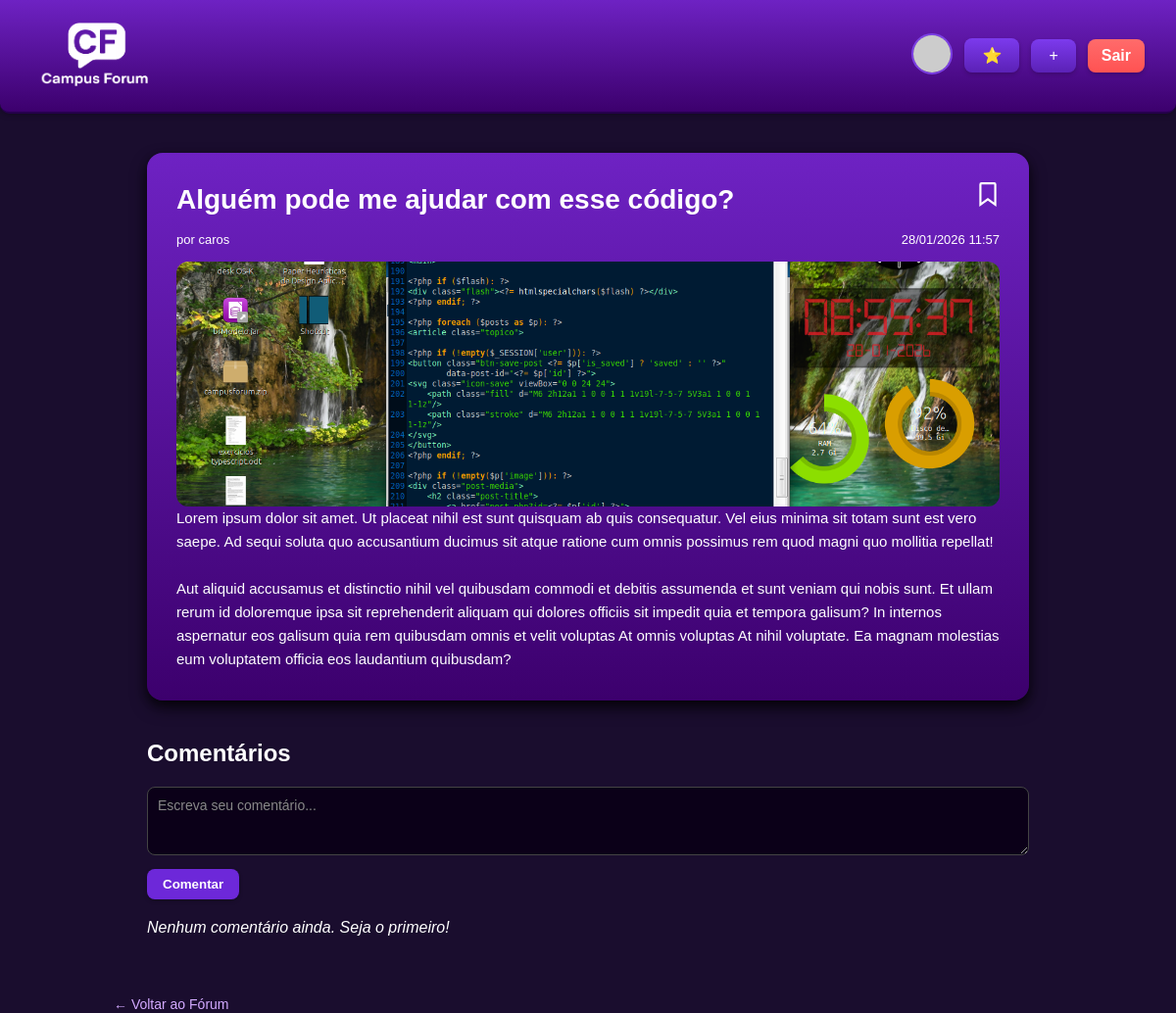
/pergunta.php?id=9 (signed in), run on the app's committed database.
### tables this page shows
CREATE TABLE `posts` (
  `id` int(11) NOT NULL,
  `user_id` int(11) NOT NULL,
  `title` varchar(255) NOT NULL,
  `content` text NOT NULL,
  `image` varchar(255) DEFAULT NULL,
  `created_at` timestamp NOT NULL DEFAULT current_timestamp()
);

CREATE TABLE `users` (
  `id` int(11) NOT NULL,
  `username` varchar(100) NOT NULL,
  `email` varchar(150) NOT NULL,
  `password` varchar(255) NOT NULL,
  `created_at` timestamp NOT NULL DEFAULT current_timestamp()
);

### pergunta.php (the view, shortened to what this page needs)
<?php
$mysqli = db_connect();
$post_id = (int)($_GET['id'] ?? 0);
$stmt = $mysqli->prepare("
    SELECT p.*, u.username
    FROM posts p
    JOIN users u ON u.id = p.user_id
    WHERE p.id = ?
");
$stmt->bind_param('i', $post_id);
$stmt->execute();
$result = $stmt->get_result();
$post = $result->fetch_assoc();
$is_saved = false;
if (!empty($_SESSION['user'])) {
    $uid = $_SESSION['user']['id'];
    $chk = $mysqli->prepare("
        SELECT 1
        FROM saved_posts
        WHERE user_id = ? AND post_id = ?
    ");
    $chk->bind_param('ii', $uid, $post_id);
    $chk->execute();
    $chk->store_result();
    $is_saved = $chk->num_rows > 0;
}
$image_path = '';
if (!empty($post['image'])) {
    $image_path = '/campusforumatl/uploads/posts/' . $post['image'];
}
$cstmt = $mysqli->prepare("
    SELECT c.*, u.username,
    COALESCE(COUNT(DISTINCT cl.id), 0) as likes,
    COALESCE(COUNT(DISTINCT cd.id), 0) as dislikes
    FROM comments c
    JOIN users u ON u.id = c.user_id
    LEFT JOIN comment_likes cl ON cl.comment_id = c.id
    LEFT JOIN comment_dislikes cd ON cd.comment_id = c.id
    WHERE c.post_id = ?
    GROUP BY c.id
    ORDER BY c.created_at ASC
");
$cstmt->bind_param('i', $post_id);
$cstmt->execute();
$comments = $cstmt->get_result()->fetch_all(MYSQLI_ASSOC);
$user_likes = [];
$user_dislikes = [];
?>
<!doctype html>
<html lang="pt-br">
<head>
<link rel="stylesheet" href="styles.css">
<link rel="stylesheet" href="index_style.css">
<link rel="stylesheet" href="post_style.css">
<header>
    <a href="/campusforumatl/index.php">
        <img src="/campusforumatl/campusforumlogox.png" width="140" alt="Campus Forum">
    </a>
    <div class="search-box"></div>
    <nav class="nav-user">
<?php if (!empty($_SESSION['user'])): ?>
    <?php
    $uid = $_SESSION['user']['id'];
    $q = $mysqli->prepare("SELECT avatar FROM users WHERE id = ?");
    $q->bind_param("i", $uid);
    $q->execute();
    $u = $q->get_result()->fetch_assoc();
    $avatar = !empty($u['avatar'])
        ? "/campusforumatl/uploads/avatars/".$u['avatar']
        : "https://ui-avatars.com/api/?name=".urlencode($_SESSION['user']['username'])."&background=7b3fe4&color=fff";
    ?>
    <a href="perfil.php" class="avatar-link">
        <img src="<?= htmlspecialchars($avatar) ?>" class="nav-avatar">
    </a>
    <a href="salvos.php" class="btn-novo">⭐</a>
    <a href="create_pergunta.php" class="btn-novo">+</a>
    <a href="logout.php" class="btn-logout">Sair</a>
<?php else: ?>
    <a href="login.php" class="btn-novo">Entrar</a>
    <a href="register.php" class="btn-novo">Registrar</a>
<?php endif; ?>
</nav>
</header>
<div class="post-container">
    <?php if (!empty($_SESSION['user'])): ?>
    <button class="btn-save-post <?= $is_saved ? 'saved' : '' ?>" data-post-id="<?= $post_id ?>">
        <svg class="icon-save" viewBox="0 0 24 24">
            <path class="fill" d="M6 2h12a1 1 0 0 1 1 1v19l-7-5-7 5V3a1 1 0 0 1 1-1z"/>
            <path class="stroke" d="M6 2h12a1 1 0 0 1 1 1v19l-7-5-7 5V3a1 1 0 0 1 1-1z"/>
        </svg>
    </button>
    <?php endif; ?>
    <h1><?= htmlspecialchars($post['title']) ?></h1>
    <div class="post-meta">
        <span>por <?= htmlspecialchars($post['username']) ?></span>
        <span><?= date('d/m/Y H:i', strtotime($post['created_at'])) ?></span>
    </div>
    <?php if ($image_path): ?>
    <div class="post-image">
        <img src="<?= htmlspecialchars($image_path) ?>" alt="Imagem do post">
    </div>
    <?php endif; ?>
    <div>
        <?= nl2br(htmlspecialchars($post['content'])) ?>
    </div>
</div>
<div class="comments-container" style="max-width:900px;margin:20px auto 60px auto;">
    <h2>Comentários</h2>
    <?php if (!empty($_SESSION['user'])): ?>
    <form method="post" style="margin-bottom:20px;">
        <textarea name="comment" rows="3"
                  style="width:100%;padding:10px;border-radius:8px;border:1px solid #444;background:#0b0018;color:#fff;"
                  placeholder="Escreva seu comentário..."></textarea>
        <button type="submit"
                style="margin-top:10px;padding:8px 16px;border:none;border-radius:8px;background:#6d28d9;color:#fff;cursor:pointer;">
            Comentar
        </button>
    </form>
    <?php else: ?>
        <p>Você precisa <a href="login.php">entrar</a> para comentar.</p>
    <?php endif; ?>
    <?php if ($comments): ?>
        <?php foreach ($comments as $c): ?>
            <div class="comment" style="padding:12px 16px;margin-bottom:10px;border-radius:8px;background:#2d1b4e;color:#f4e9ff;position:relative;">
                <strong><?= htmlspecialchars($c['username']) ?></strong>
                <span style="font-size:12px;color:#aaa;">- <?= date('d/m/Y H:i', strtotime($c['created_at'])) ?></span>
                <p style="margin:6px 0;"><?= nl2br(htmlspecialchars($c['content'])) ?></p>
                <div style="display:flex;gap:10px;margin-top:10px;align-items:center;">
                    <?php if (!empty($_SESSION['user'])): ?>
                        <button class="btn-like <?= isset($user_likes[$c['id']]) ? 'liked' : '' ?>"
                                data-comment-id="<?= $c['id'] ?>"
                                title="<?= isset($user_likes[$c['id']]) ? 'Remover like' : 'Curtir' ?>">
                            <span style="font-size:20px;">👍</span>
                            <span class="like-count"><?= intval($c['likes']) ?></span>
                        </button>
                        <button class="btn-dislike <?= isset($user_dislikes[$c['id']]) ? 'disliked' : '' ?>"
                                data-comment-id="<?= $c['id'] ?>"
                                title="<?= isset($user_dislikes[$c['id']]) ? 'Remover dislike' : 'Não gostei' ?>">
                            <span style="font-size:20px;">👎</span>
                            <span class="dislike-count"><?= intval($c['dislikes']) ?></span>
                        </button>
                    <?php else: ?>
                        <span style="font-size:16px;color:#aaa;">👍 <?= intval($c['likes']) ?></span>
                        <span style="font-size:16px;color:#aaa;">👎 <?= intval($c['dislikes']) ?></span>
                    <?php endif; ?>
                    <?php if (!empty($_SESSION['user']) && $_SESSION['user']['id'] === $c['user_id']): ?>
                        <a href="pergunta.php?id=<?= $post_id ?>&delete_comment=<?= $c['id'] ?>"
                            onclick="return confirm('Excluir este coment\u00e1rio?')"
                            style="margin-left:auto;">
                            <img src="/campusforumatl/lixeira.png" alt="Excluir" style="width:18px;height:18px;vertical-align:middle;margin-right:4px;transform:translateY(2px);">
                        </a>
                    <?php endif; ?>
                </div>
            </div>
        <?php endforeach; ?>
    <?php else: ?>
        <p>Nenhum comentário ainda. Seja o primeiro!</p>
    <?php endif; ?>
</div>
<main class="voltar-link">
  <a href="index.php">← Voltar ao Fórum</a>
</main>

### styles.css (style rules this page uses)
header { background: linear-gradient(180deg, #6e22c3, #3c006d); color: white; padding: 12px 25px; display: flex; align-items: center; justify-content: space-between; border-bottom: 2px solid #26004d; box-shadow: 0 1px 6px rgba(0, 0, 0, 0.3); border-radius: 0 0 10px 10px; }
header .btn-novo { background: linear-gradient(180deg, #7c3aed, #5b21b6); color: #ffffff; padding: 8px 18px; border-radius: 8px; font-weight: 500; border: none; cursor: pointer; transition: 0.3s ease; box-shadow: 0 2px 4px rgba(0,0,0,0.2); }
.search-box { display: flex; align-items: center; justify-content: center; border-radius: 0px; padding: 7.1px 6.6px; width: 100%; max-width: 100%; margin: 25px auto; }
main { display: flex; justify-content: center; align-items: flex-start; gap: 25px; padding: 20px 0; width: 100%; }
button { background: linear-gradient(180deg, #7c3aed, #5b21b6); color: #ffffff; padding: 8px 18px; border-radius: 8px; font-weight: 500; border: none; cursor: pointer; transition: 0.3s ease; box-shadow: 0 2px 4px rgba(0,0,0,0.2); }
.btn-save-post { position: absolute; top: 15px; right: 15px; background: transparent; border: 3px solid #ffffff; cursor: pointer; font-size: 22px; transition: 0.3s ease; padding: 8px 10px; color: #ffffff; display: flex; align-items: center; justify-content: center; border-radius: 10px; width: 45px; height: 45px; box-shadow: none; }

### index_style.css (style rules this page uses)
* { box-sizing: border-box; margin: 0; padding: 0; }
header { width: 100%; background: linear-gradient(180deg, #6e22c3, #3c006d); display: flex; align-items: center; justify-content: center; padding: 16px 32px; position: sticky; top: 0; z-index: 10; box-shadow: 0 1px 6px rgba(0, 0, 0, 0.3); border-bottom: 2px solid #26004d; gap: 20px; }
header .search-box { flex: 1; margin: 0; order: 2; display: flex; }
header nav { display: flex; align-items: center; gap: 16px; flex-shrink: 0; order: 3; }
header nav .btn-novo { background: linear-gradient(180deg, #7c3aed, #5b21b6); color: #ffffff; padding: 8px 18px; border-radius: 8px; font-weight: 500; border: none; cursor: pointer; text-decoration: none; transition: 0.3s ease; box-shadow: 0 2px 4px rgba(0,0,0,0.2); }
header nav a.btn-logout { background: linear-gradient(180deg, #ff6b6b, #ff5252); color: #fff; padding: 8px 14px; border-radius: 8px; text-decoration: none; font-weight: 600; transition: 0.3s ease; box-shadow: 0 2px 4px rgba(0,0,0,0.2); }
main { max-width: 1000px; margin: 40px auto; display: block; padding: 0 16px; }
.post-image { position: relative; width: 100%; height: 250px; overflow: hidden; }
.post-image img { width: 100%; height: 100%; object-fit: cover; display: block; }
.post-meta { font-size: 13px; color: #ffffff; margin-bottom: 10px; display: block; }
.icon-save { width: 28px; height: 28px; }

### post_style.css (style rules this page uses)
.post-container { max-width: 900px; margin: 40px auto; background: linear-gradient(180deg, #6e22c3, #3c006d); border-radius: 16px; padding: 30px; position: relative; color: #ffffff; box-shadow: 0 8px 16px rgba(0,0,0,0.6), 0 4px 8px rgba(0,0,0,0.4); }
.post-meta { display: flex; justify-content: space-between; font-size: 13px; color: #ffffff; margin-bottom: 15px; }
.post-image img { width: 100%; border-radius: 12px; margin-bottom: 20px; }
.btn-save-post { position: absolute; top: 20px; right: 20px; background: none; border: none; cursor: pointer; }
.icon-save { width: 26px; height: 26px; }
.comments-container { max-width: 900px; margin: 20px auto 60px auto; }
.comments-container h2 { color: #ffffff; margin-top: 0; margin-bottom: 20px; font-size: 24px; }
.comments-container textarea { width: 100%; padding: 10px; border-radius: 8px; border: 1px solid #444; background: #0b0018; color: #fff; font-family: Arial, sans-serif; font-size: 14px; }
.comments-container textarea::placeholder { color: #888; }
.comments-container button[type="submit"] { margin-top: 10px; padding: 8px 16px; border: none; border-radius: 8px; background: #6d28d9; color: #fff; cursor: pointer; font-weight: 600; transition: 0.3s ease; }
.comments-container p { color: #ffffff; }
.post-container h1 { font-size: 28px; font-weight: 700; color: #ffffff; margin: 0 0 15px 0; line-height: 1.3; }
.post-container > div:not(.post-meta):not(.post-edited):not(.post-image):not(.post-actions) { color: #ffffff; line-height: 1.6; font-size: 15px; }
.comments-container > p:last-child { color: #ffffff; font-style: italic; }

### data on the page
posts: title "Alguém pode me ajudar com esse código?", user.username "caros", created_at "28/01/2026 11:57", image (picture), content "Lorem ipsum dolor sit amet. Ut placeat nihil est sunt quisquam ab quis consequatur. Vel eius minima sit totam sunt est vero saepe. Ad sequi soluta quo accusantium ducimus sit atque ratione cum omnis possimus rem quod magni quo mollitia repellat! Aut aliquid accusamus et distinctio nihil vel quibusdam commodi et debitis assumenda et sunt veniam qui nobis sunt. Et ullam rerum id doloremque ipsa sit reprehenderit aliquam qui dolores officiis sit impedit quia et tempora galisum? In internos aspernatur eos galisum quia rem quibusdam omnis et velit voluptas At omnis voluptas At nihil voluptate. Ea magnam molestias eum voluptatem officia eos laudantium quibusdam?"
